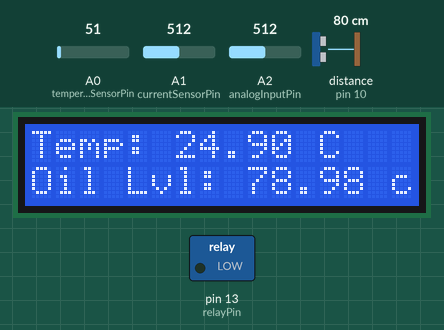
This sketch was run on a simulated Arduino Uno, built with avr-gcc and run on an emulated ATmega328P. Shown: 16×2 character LCD, switched loads named in the sketch (green lamp = pin HIGH). Wiring (inferred from the names in the program): ultrasonic range finder: trigger pin 9; echo pin 10. The inputs (shaded band) are chosen by the test bench; at power-on: distance to the obstacle (sensor on pin 10) 80 cm, A1 (currentSensorPin) = 512, A0 (temperatureSensorPin) = 51, A2 (analogInputPin) = 512. The echo pulse lasts 58.3 µs per cm; the modem accepts every AT command (registered, SIM ready, sends succeed) and sends nothing else; pins used as bus, display or sensor lines are not drawn.

Above: at 1.5 s.
1.6 s: distance to the obstacle (sensor on pin 10) set to 43 cm
At 7.1 s:
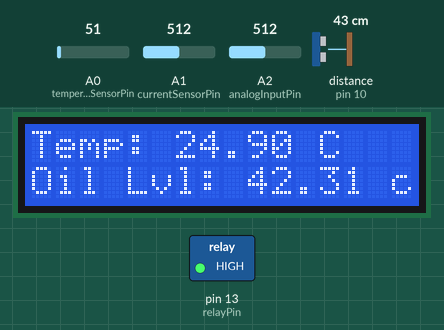
7.6 s: distance to the obstacle (sensor on pin 10) set to 37 cm
At 15.6 s:
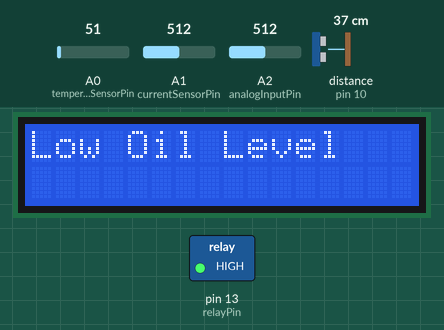
15.9 s: A1 (currentSensorPin) set to 952
At 17.2 s:
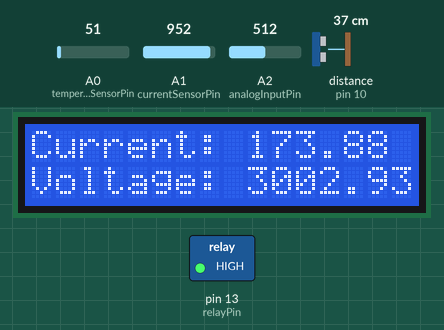
21.9 s: A1 (currentSensorPin) set to 981
At 28.1 s:
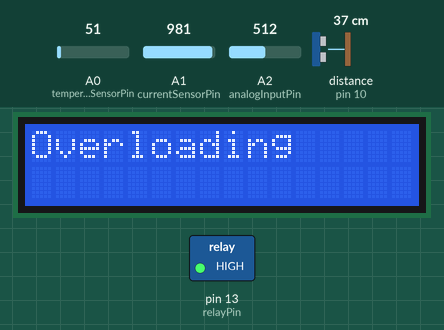
32.7 s: A0 (temperatureSensorPin) set to 61
At 35.3 s:
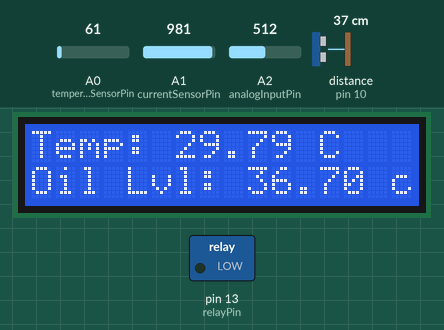
40.0 s: A2 (analogInputPin) set to 716
At 45.2 s:
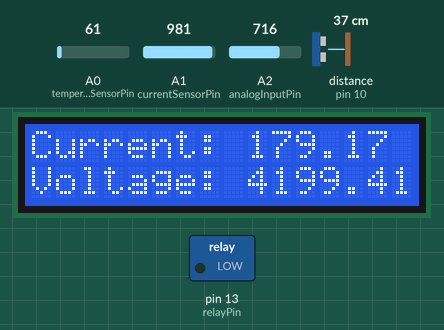
Timing chart, 0 to 46.7 s (numbered marks = the images above; inputs shaded):
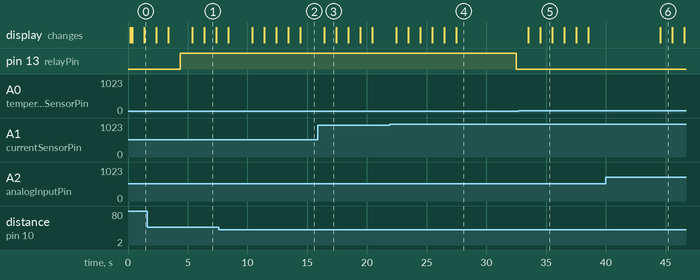

The sketch:

MORAA.ino
```cpp
#include <LiquidCrystal.h> // Include the LCD library
#include <SoftwareSerial.h> // Include the SoftwareSerial library for GSM communication

SoftwareSerial gsmSerial(1, 0); // SoftwareSerial object for GSM communication

int adcValue; // Declaration of the ADC value variable
int analogInputPin = A2; // Declare the pin to read the AC voltmeter reading

// Pin assignments
const int temperatureSensorPin = A0;
const int currentSensorPin = A1;
const int ultrasonicTrigPin = 9;
const int ultrasonicEchoPin = 10;
const int relayPin = 13;

// Threshold values
const float currentThreshold = 185.0; // Adjust this value as per your requirements
const float voltageThreshold = 4500.0; // Adjust this value as per your requirements
const float temperatureThreshold = 100.0; // Adjust this value as per your requirements
const float oilLevelThreshold = 40.0; // Adjust this value as per your requirements
const float loadingLevelThreshold = 95.0; // Adjust this value as per your requirements

// Relay state
bool relayState = HIGH; // Initial state of the relay (ON)

// Fault flags
bool currentFault = false;
bool voltageFault = false;
bool temperatureFault = false;
bool oilLevelFault = false;
bool loadingLevelFault = false;

// LCD display setup
LiquidCrystal lcd(7, 6, 5, 4, 3, 2); // Change the pin numbers to match your connections

void setup() {
  pinMode(relayPin, OUTPUT);
  pinMode(ultrasonicTrigPin, OUTPUT);
  pinMode(ultrasonicEchoPin, INPUT);

  // Initialize the LCD
  lcd.begin(16, 2);
  lcd.print("Transformer Monitor");
  lcd.setCursor(0, 1);
  lcd.print("and Control System");
  delay(100);
  lcd.clear();

  // Initialize GSM communication
  gsmSerial.begin(9600);
  delay(10); // Allow time for GSM module to initialize
  sendSMS("System initialized");
}

void loop() {
  // Read sensor values
  float current = readCurrentSensor();
  float voltage = readVoltageSensor();
  float temperature = readTemperatureSensor();
  float oilLevel = readUltrasonicSensor();
  float loadingLevel = calculateLoadingLevel(current);

  // Check if current or loading level exceeds the thresholds
  currentFault = current > currentThreshold;
  voltageFault = voltage < voltageThreshold;
  temperatureFault = temperature > temperatureThreshold;
  oilLevelFault = oilLevel < oilLevelThreshold;
  loadingLevelFault = loadingLevel > loadingLevelThreshold;

  // Display sensor values on the LCD
  lcd.clear();
  lcd.setCursor(0, 0);
  lcd.print("Current: ");
  lcd.print(current);
  lcd.print(" A");

  lcd.setCursor(0, 1);
  lcd.print("Voltage: ");
  lcd.print(voltage);
  lcd.print(" V");

  delay(1000);

  lcd.clear();
  lcd.setCursor(0, 0);
  lcd.print("Temp: ");
  lcd.print(temperature);
  lcd.print(" C");

  lcd.setCursor(0, 1);
  lcd.print("Oil Lvl: ");
  lcd.print(oilLevel);
  lcd.print(" cm");

  delay(1000);

  lcd.clear();
  lcd.setCursor(0, 0);
  lcd.print("Loading %: ");
  lcd.print(loadingLevel);
  lcd.print(" %");

  delay(1000);

  // Check if there are any faults in the parameters
  if (currentFault) {
    lcd.clear();
    lcd.print("Over-Current");
    delay(1000);
  }

  if (voltageFault) {
    lcd.clear();
    lcd.print("Low Voltage");
    delay(1000);
  }

  if (temperatureFault) {
    lcd.clear();
    lcd.print("High Temperature");
    delay(1000);
  }

  if (oilLevelFault) {
    lcd.clear();
    lcd.print("Low Oil Level");
    delay(1000);
  }

  if (loadingLevelFault) {
    lcd.clear();
    lcd.print("Overloading");
    delay(5000);
  }

  // Activate/deactivate relay based on faults
  if (currentFault || loadingLevelFault || voltageFault) {
    if (relayState == HIGH) {
      digitalWrite(relayPin, LOW);
      relayState = LOW;
    }
  } else {
    if (relayState == LOW) {
      digitalWrite(relayPin, HIGH);
      relayState = HIGH;
    }
  }

  // Check if there are no faults in current and loading level
  if (!currentFault && !loadingLevelFault) {
    // Return relay to original state
    if (relayState == LOW) {
      digitalWrite(relayPin, HIGH);
      relayState = HIGH;
    }
  }

  delay(1000);
}

// Function to send SMS
void sendSMS(const char* message) {
  gsmSerial.println("AT+CMGF=1"); // Set the GSM module to text mode
  delay(10);
  gsmSerial.println("AT+CMGS=\"PERSONEL INCHARGE\""); // Replace with your destination phone number
  delay(10);
  gsmSerial.println(message);
  delay(10);
  gsmSerial.println((char)26); // End of message character
  delay(50);
}

// Rest of the code including sensor reading and calculation functions
float readCurrentSensor() {
  // Read ACS712 current sensor and convert to current
  int rawValue = analogRead(currentSensorPin);
  float voltage = rawValue * (5.0 / 1024.0); // Convert raw value to voltage
  float current = voltage * 6.92 / 0.185; // Convert voltage to current based on ACS712 sensitivity
  return current;
}

float readUltrasonicSensor() {
  // Send a trigger pulse
  digitalWrite(ultrasonicTrigPin, LOW);
  delayMicroseconds(2);
  digitalWrite(ultrasonicTrigPin, HIGH);
  delayMicroseconds(10);
  digitalWrite(ultrasonicTrigPin, LOW);
  // Measure the echo pulse duration
  long duration = pulseIn(ultrasonicEchoPin, HIGH);

  // Convert the duration to distance (cm)
  float distance = duration * 0.034 / 2.0;

  return distance;
}

float readTemperatureSensor() {
  // Read LM35 temperature sensor and convert to Celsius
  int rawValue = analogRead(temperatureSensorPin);
  float voltage = rawValue * (5.0 / 1024.0); // Convert raw value to voltage
  float temperature = voltage * 100.0; // Convert voltage to temperature in Celsius
  return temperature;
}

float readVoltageSensor() {
  int rawValue = analogRead(analogInputPin); // Read analog input value
  float voltage = rawValue * 6000.0 / 1023.0; // Convert to voltage (assuming a 5V reference)

  return voltage;
}

float calculateLoadingLevel(float current) {
  // Calculate loading level based on current
  float loadingLevel = (current / currentThreshold) * 100.0;
  return loadingLevel;
}
```

Measured:
- the behaviour switches between 41 and 40 cm on distance to the obstacle (sensor on pin 10) (found by bisection; images 1 and 2)
- the behaviour switches between 962 and 963 on A1 (currentSensorPin) (found by bisection; images 3 and 4)
- after the input at 21.9 s, pin 13 (relayPin): HIGH → LOW after 10.6 s
- what the display in image 1 shows lasts 1.0 s, from 6.4 s to 7.4 s
